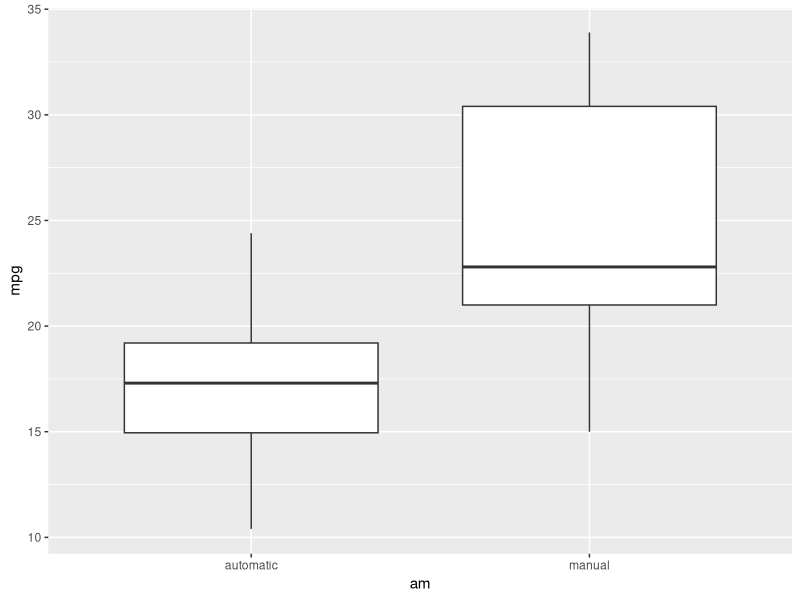

Write R code to recreate this figure.
## ---- chunk 1
data(mtcars)
?mtcars
str(mtcars)
## ---- chunk 2
mtcars$am <- factor(mtcars$am, labels=c('automatic', 'manual'))
table(mtcars$am) 
## ---- chunk 3
library(ggplot2)

g <- ggplot(aes(x = am, y = mpg), data = mtcars) +
    geom_boxplot()
g
